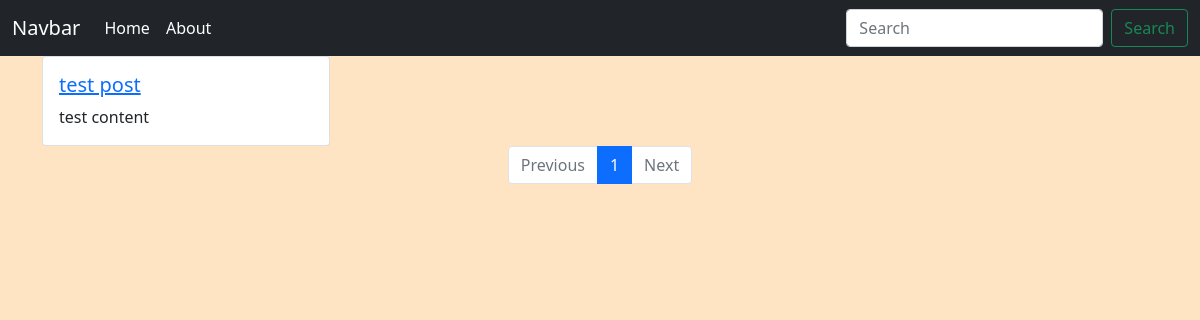
The app's page /, older data.
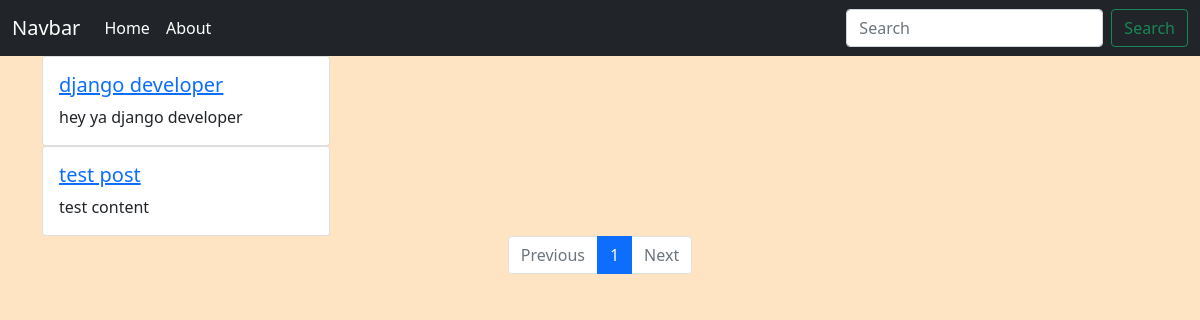
The same page, newer data.
### blog/models.py (models this page shows, shortened)
class Post(models.Model):
    user = models.ForeignKey(User, on_delete=models.CASCADE)
    title = models.CharField(max_length=255)
    content = RichTextUploadingField(blank=True, null=True)
    thumbnail = models.ImageField(upload_to ='uploads/', blank=True, null=True)
    slug = models.SlugField(unique=True, max_length=255)
    published_date = models.DateTimeField(auto_now_add=True)

### blog/views.py (the view)
# urls.py: path('', PostListView.as_view(), name='home'),
class PostListView(ListView):
    model = Post
    template_name = 'blog/home.html'
    context_object_name = 'posts'
    ordering = ['-published_date']
    paginate_by = 5

### blog/templates/blog/home.html (shortened to what this page needs)
{% extends 'blog/base.html' %}
{% load static %}
{% block content %}
    {% for post in posts  %}
      <div class="container">
        <div class="card" style="width: 18rem;">
          <div class="card-body">
            <h5 class="card-title"><a href="{% url 'posts:post_detail' post.slug  %}">{{post.title}}</a></h5>
            <p class="card-text">{{post.content|safe|truncatewords:15}}</p>
          </div>
        </div>
    </div>
    {% endfor %}
    <nav aria-label="Page navigation example">
        <ul class="pagination justify-content-center">
          {% if page_obj.has_previous %}
            <li class="page-item">
              <a class="page-link" href="?page={{ page_obj.previous_page_number }}">Previous</a>
            </li>
          {% else %}
            <li class="page-item disabled">
              <a class="page-link" href="#" tabindex="-1" aria-disabled="True">Previous</a>
            </li>
          {% endif %}
          {% for i in page_obj.paginator.page_range %}
            {% if page_obj.number == i %}
              <li class="page-item active" aria-current="page">
                <span class="page-link">
                  {{ i }}
                </span>
              </li>
            {% else %}
              <li class="page-item"><a class="page-link" href="?page={{ i }}">{{ i }}</a></li>
            {% endif %}
          {% endfor %}
          {% if page_obj.has_next %}
            <li class="page-item">
              <a class="page-link" href="?page={{ page_obj.next_page_number }}">Next</a>
            </li>
          {% else %}
            <li class="page-item disabled">
              <a class="page-link" href="#" tabindex="-1" aria-disabled="True">Next</a>
            </li>
          {% endif %}
        </ul>
      </nav>
{% endblock content %}

Row changes from the older to the newer data that the page shows:
added Post: title "django developer", content "hey ya django developer"
